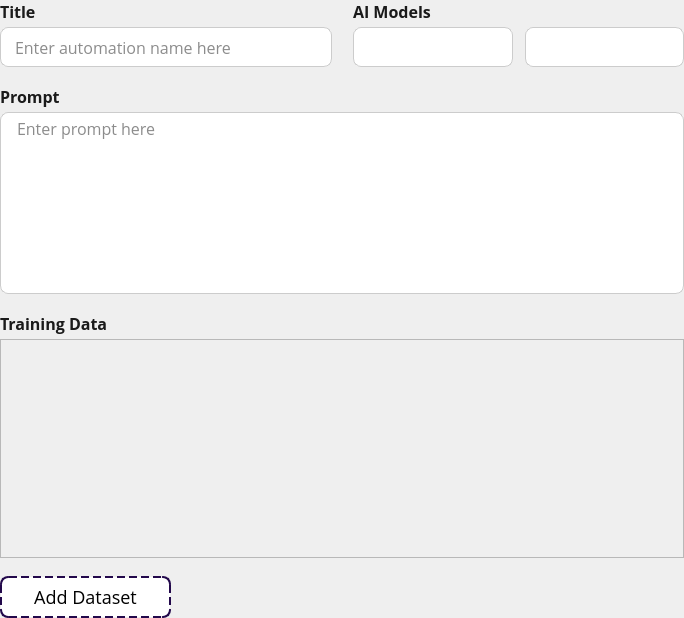
<?xml version="1.0" encoding="UTF-8"?>
<ui version="4.0">
 <class>TrainingCreatePanel</class>
 <widget class="QWidget" name="TrainingCreatePanel">
  <property name="geometry">
   <rect>
    <x>0</x>
    <y>0</y>
    <width>684</width>
    <height>618</height>
   </rect>
  </property>
  <property name="sizePolicy">
   <sizepolicy hsizetype="Minimum" vsizetype="Expanding">
    <horstretch>0</horstretch>
    <verstretch>0</verstretch>
   </sizepolicy>
  </property>
  <property name="minimumSize">
   <size>
    <width>400</width>
    <height>618</height>
   </size>
  </property>
  <property name="maximumSize">
   <size>
    <width>867</width>
    <height>16777215</height>
   </size>
  </property>
  <property name="windowTitle">
   <string>Form</string>
  </property>
  <property name="styleSheet">
   <string notr="true">QLabel {
	color: #1A1A1A;
	font-family: Open Sans;
	font-weight: 600;
	font-size: 16px;
	line-height: 24px;
	letter-spacing: 0%;
}

QLineEdit {
	color: #1A1A1A;
	background: white;
	font-family: Open Sans;
	font-weight: 400;
	font-size: 16px;
	line-height: 24px;
	letter-spacing: 0%;
	border-radius: 8px;
	border: 1px solid #CCCCCC;
	padding-left: 12px;
	padding-right: 12px;
}

QTextEdit {
	color: #1A1A1A;
	background: white;
	font-family: Open Sans;
	font-weight: 400;
	font-size: 16px;
	line-height: 24px;
	letter-spacing: 0%;
	border-radius: 8px;
	border: 1px solid #CCCCCC;
	padding-left: 12px;
	padding-right: 12px;
}

QComboBox {
    background-color: white;
    border: 1px solid #ccc;
    border-radius: 8px;
    padding: 4px;
    font-size: 16px;
	line-height: 24px;
	letter-spacing: 0%;
    color: #333;
}

QComboBox::drop-down {
    subcontrol-origin: padding;
    subcontrol-position: top right;
    width: 24px;
    border: none;
}

QComboBox::down-arrow {
    image: url(:/images/chevron-down.svg);
    width: 16px;
    height: 16px;
}

QComboBox::down-arrow:on {
    image: url(:/images/chevron-up.svg);
}

QComboBox QAbstractItemView {
    background-color: white;
    margin-top: 0px;
    border: 1px solid #ccc;
    border-radius: 8px;
	outline: none;
}

/* Each dropdown item */
QComboBox QAbstractItemView::item {
	color: #1A1A1A;
    padding: 6px 12px;
    border-radius: 4px;
}

/* Hovered item */
QComboBox QAbstractItemView::item:hover {
    background-color: #e6f2ff;
}

/* Selected item */
QComboBox QAbstractItemView::item:selected {
    background-color: #d0e8ff;
    color: #1a1a1a;
}

#addDatasetButton {
	background-color: white;
    border: 2px dashed #22084B;
    border-radius: 8px;
    font-family: Open Sans;
    font-size: 18px;
    line-height: 24px;
    letter-spacing: 0%;
    padding: 9px 18px;
}
</string>
  </property>
  <layout class="QVBoxLayout" name="mainLayout">
   <property name="spacing">
    <number>18</number>
   </property>
   <property name="leftMargin">
    <number>0</number>
   </property>
   <property name="topMargin">
    <number>0</number>
   </property>
   <property name="rightMargin">
    <number>0</number>
   </property>
   <property name="bottomMargin">
    <number>0</number>
   </property>
   <item>
    <layout class="QHBoxLayout" name="horizontalLayout">
     <property name="spacing">
      <number>21</number>
     </property>
     <property name="rightMargin">
      <number>0</number>
     </property>
     <item>
      <layout class="QVBoxLayout" name="automationNamePartLayout">
       <property name="spacing">
        <number>4</number>
       </property>
       <property name="bottomMargin">
        <number>0</number>
       </property>
       <item>
        <widget class="QLabel" name="automationNameLabel">
         <property name="text">
          <string>Title</string>
         </property>
        </widget>
       </item>
       <item>
        <widget class="QLineEdit" name="titleEdit">
         <property name="sizePolicy">
          <sizepolicy hsizetype="Minimum" vsizetype="Fixed">
           <horstretch>0</horstretch>
           <verstretch>0</verstretch>
          </sizepolicy>
         </property>
         <property name="minimumSize">
          <size>
           <width>0</width>
           <height>40</height>
          </size>
         </property>
         <property name="maximumSize">
          <size>
           <width>16777215</width>
           <height>40</height>
          </size>
         </property>
         <property name="placeholderText">
          <string>Enter automation name here</string>
         </property>
        </widget>
       </item>
      </layout>
     </item>
     <item>
      <layout class="QVBoxLayout" name="aiModelsPartLayout">
       <property name="spacing">
        <number>4</number>
       </property>
       <item>
        <widget class="QLabel" name="aiModelLabel">
         <property name="text">
          <string>AI Models</string>
         </property>
        </widget>
       </item>
       <item>
        <layout class="QHBoxLayout" name="propertyGroupLayout">
         <property name="spacing">
          <number>12</number>
         </property>
         <property name="rightMargin">
          <number>0</number>
         </property>
         <item>
          <widget class="QComboBox" name="aiModelSelect">
           <property name="enabled">
            <bool>true</bool>
           </property>
           <property name="minimumSize">
            <size>
             <width>0</width>
             <height>40</height>
            </size>
           </property>
           <property name="maximumSize">
            <size>
             <width>16777215</width>
             <height>40</height>
            </size>
           </property>
           <property name="editable">
            <bool>true</bool>
           </property>
           <property name="placeholderText">
            <string/>
           </property>
          </widget>
         </item>
         <item>
          <widget class="QComboBox" name="versionSelect">
           <property name="enabled">
            <bool>true</bool>
           </property>
           <property name="minimumSize">
            <size>
             <width>0</width>
             <height>40</height>
            </size>
           </property>
           <property name="maximumSize">
            <size>
             <width>16777215</width>
             <height>40</height>
            </size>
           </property>
           <property name="editable">
            <bool>true</bool>
           </property>
           <property name="placeholderText">
            <string/>
           </property>
          </widget>
         </item>
        </layout>
       </item>
      </layout>
     </item>
    </layout>
   </item>
   <item>
    <layout class="QVBoxLayout" name="promptPartLayout">
     <property name="spacing">
      <number>4</number>
     </property>
     <property name="bottomMargin">
      <number>0</number>
     </property>
     <item>
      <widget class="QLabel" name="promptLabel">
       <property name="text">
        <string>Prompt</string>
       </property>
      </widget>
     </item>
     <item>
      <widget class="QTextEdit" name="promptEdit">
       <property name="sizePolicy">
        <sizepolicy hsizetype="Expanding" vsizetype="Fixed">
         <horstretch>0</horstretch>
         <verstretch>0</verstretch>
        </sizepolicy>
       </property>
       <property name="minimumSize">
        <size>
         <width>0</width>
         <height>100</height>
        </size>
       </property>
       <property name="maximumSize">
        <size>
         <width>16777215</width>
         <height>182</height>
        </size>
       </property>
       <property name="placeholderText">
        <string>Enter prompt here</string>
       </property>
      </widget>
     </item>
    </layout>
   </item>
   <item>
    <layout class="QVBoxLayout" name="trainingDataLayout">
     <property name="spacing">
      <number>4</number>
     </property>
     <item>
      <widget class="QLabel" name="trainingDataLabel">
       <property name="text">
        <string>Training Data</string>
       </property>
      </widget>
     </item>
     <item>
      <widget class="QScrollArea" name="scrollArea">
       <property name="styleSheet">
        <string notr="true">QScrollBar:vertical {
    background: #F0F0F0;
    width: 6px;
    margin: 0px;
    border-radius: 3px;
}
QScrollBar::handle:vertical {
    background: #2D1457;
    min-height: 30px;
    border-radius: 3px;
}
QScrollBar::add-line:vertical,
QScrollBar::sub-line:vertical,
QScrollBar::add-page:vertical,
QScrollBar::sub-page:vertical {
    background: none;
}
QScrollBar:horizontal {
    background: #F0F0F0;
    height: 6px;
    margin: 0px;
    border-radius: 3px;
}
QScrollBar::handle:horizontal {
    background: #2D1457;
    min-width: 30px;
    border-radius: 3px;
}
QScrollBar::add-line:horizontal,
QScrollBar::sub-line:horizontal,
QScrollBar::add-page:horizontal,
QScrollBar::sub-page:horizontal {
    background: none;
}</string>
       </property>
       <property name="verticalScrollBarPolicy">
        <enum>Qt::ScrollBarPolicy::ScrollBarAsNeeded</enum>
       </property>
       <property name="sizeAdjustPolicy">
        <enum>QAbstractScrollArea::SizeAdjustPolicy::AdjustToContents</enum>
       </property>
       <property name="widgetResizable">
        <bool>true</bool>
       </property>
       <property name="alignment">
        <set>Qt::AlignmentFlag::AlignLeading|Qt::AlignmentFlag::AlignLeft|Qt::AlignmentFlag::AlignTop</set>
       </property>
       <widget class="QWidget" name="datasetContainer">
        <property name="geometry">
         <rect>
          <x>0</x>
          <y>0</y>
          <width>680</width>
          <height>219</height>
         </rect>
        </property>
        <property name="sizePolicy">
         <sizepolicy hsizetype="Expanding" vsizetype="Expanding">
          <horstretch>0</horstretch>
          <verstretch>0</verstretch>
         </sizepolicy>
        </property>
       </widget>
      </widget>
     </item>
    </layout>
   </item>
   <item>
    <widget class="QPushButton" name="addDatasetButton">
     <property name="sizePolicy">
      <sizepolicy hsizetype="Fixed" vsizetype="Fixed">
       <horstretch>0</horstretch>
       <verstretch>0</verstretch>
      </sizepolicy>
     </property>
     <property name="minimumSize">
      <size>
       <width>171</width>
       <height>42</height>
      </size>
     </property>
     <property name="maximumSize">
      <size>
       <width>171</width>
       <height>42</height>
      </size>
     </property>
     <property name="text">
      <string>Add Dataset</string>
     </property>
     <property name="icon">
      <iconset resource="../../../../../Resources/Resources.qrc">
       <normaloff>:/images/Automations/dataset_add.svg</normaloff>:/images/Automations/dataset_add.svg</iconset>
     </property>
    </widget>
   </item>
  </layout>
 </widget>
 <resources>
  <include location="../../../../../Resources/Resources.qrc"/>
 </resources>
 <connections/>
</ui>
